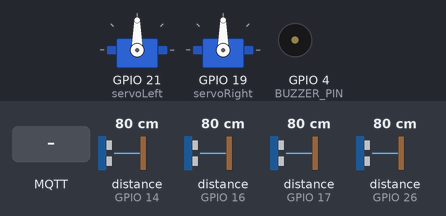
Bench run of a sketch on a simulated ESP32. Parts: 2 × servo, buzzer (waves = sounding, pin HIGH). Inputs (shaded band) come from the test bench; at power-on: distance to the obstacle (sensors on GPIO 14, GPIO 17, GPIO 16, GPIO 26) 80 cm. The echo pulse lasts 58.3 µs per cm; WiFi joins after 1.5 s; servers stay silent unless stated; no MQTT or app messages arrive unless stated; pins used as bus, display or sensor lines are not drawn; what the sketch prints to the serial monitor is not drawn.

Above: at 2.7 s.
2.8 s: MQTT message "on" arrives on the first subscribed topic
At 3.82 s:
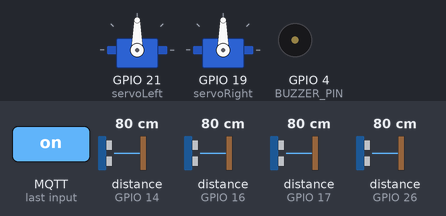
At 5.1 s:
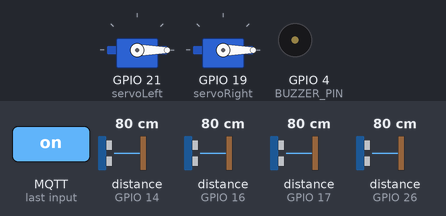
5.9 s: distance to the obstacle (sensor on GPIO 14) set to 2 cm
At 8.02 s:
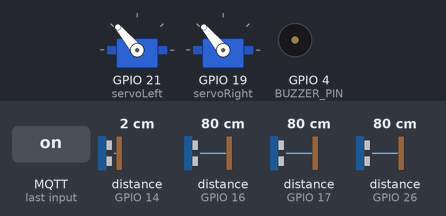
9.0 s: MQTT message "blade_on" arrives on the first subscribed topic
12.1 s: MQTT message "blade_off" arrives on the first subscribed topic
At 14.22 s:
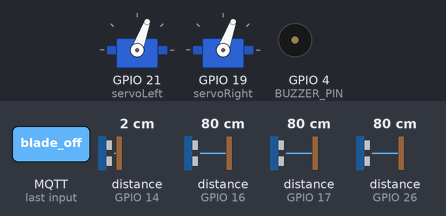
15.2 s: distance to the obstacle (sensor on GPIO 17) set to 2 cm
18.3 s: distance to the obstacle (sensor on GPIO 16) set to 2 cm
Timing chart, 0 to 22.4 s (numbered marks = the images above; inputs shaded):
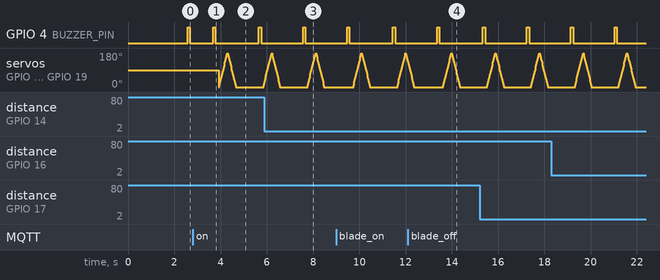

Measured:
- after the input at 2.8 s, GPIO 4 (BUZZER_PIN): LOW → HIGH after 2.9 s, → LOW 0.10 s later

The sketch:

sketch.ino
```cpp
// Dhruv Maradiya
// 29/03/2024

#include <Arduino.h>
#include <ESP32Servo.h>
#include <WiFi.h>
#include <PubSubClient.h>

#define TRIG_PIN_FRONT 12
#define ECHO_PIN_FRONT 14
#define TRIG_PIN_LEFT 27
#define ECHO_PIN_LEFT 26
#define TRIG_PIN_RIGHT 18
#define ECHO_PIN_RIGHT 17
#define TRIG_PIN_BACK 5
#define ECHO_PIN_BACK 16

#define DIST_THRESHOLD 20

#define BUZZER_PIN 4

Servo servoLeft;
Servo servoRight;

const char* ssid = "Wokwi-GUEST";
const char* password = "";
const char* mqttServer = "172.187.230.56";
const int mqttPort = 1883;
const char* mqttUser = "";
const char* mqttPassword = "";
const char* machineTopic = "cleaner/machine";

WiFiClient espClient;
PubSubClient client(espClient);

bool machineState = false;
bool bladeState = false;

void setup() {
  Serial.begin(9600);

  servoLeft.setPeriodHertz(50);
  servoRight.setPeriodHertz(50);

  servoLeft.attach(21, 1000, 2000);
  servoRight.attach(19, 1000, 2000);

  pinMode(TRIG_PIN_FRONT, OUTPUT);
  pinMode(ECHO_PIN_FRONT, INPUT);
  pinMode(TRIG_PIN_LEFT, OUTPUT);
  pinMode(ECHO_PIN_LEFT, INPUT);
  pinMode(TRIG_PIN_RIGHT, OUTPUT);
  pinMode(ECHO_PIN_RIGHT, INPUT);
  pinMode(TRIG_PIN_BACK, OUTPUT);
  pinMode(ECHO_PIN_BACK, INPUT);
  pinMode(BUZZER_PIN, OUTPUT);

  setup_wifi();
  client.setServer(mqttServer, mqttPort);
  client.setCallback(callback);
}

void setup_wifi() {
  delay(10);
  Serial.println();
  Serial.print("Connecting to ");
  Serial.println(ssid);

  WiFi.begin(ssid, password);

  while (WiFi.status() != WL_CONNECTED) {
    delay(500);
    Serial.print(".");
  }

  Serial.println("");
  Serial.println("WiFi connected");
  Serial.println("IP address: ");
  Serial.println(WiFi.localIP());
}

void callback(char* topic, byte* payload, unsigned int length) {
  Serial.println("Message arrived on topic:");
  Serial.print(topic);
  Serial.println();

  String message = "";
  for (int i = 0; i < length; i++) {
    message += (char)payload[i];
  }
  Serial.println("Message received:");
  Serial.println(message);

  if (strcmp(topic, machineTopic) == 0) {
    if (message == "on") {
      machineState = true;
      Serial.println("Machine turned ON");
    } else if (message == "off") {
      machineState = false;
      Serial.println("Machine turned OFF");
    } else if (message == "blade_on") {
      bladeState = true;
      Serial.println("Blade turned ON");
    } else if (message == "blade_off") {
      bladeState = false;
      Serial.println("Blade turned OFF");
    }
  }
}

void reconnect() {
  // Loop until we're reconnected
  while (!client.connected()) {
    Serial.print("Attempting MQTT connection...");
    // Attempt to connect
    if (client.connect("ESP32Client")) {
      Serial.println("connected");
      // Once connected, subscribe to the topics
      client.subscribe(machineTopic);
    } else {
      Serial.print("failed, rc=");
      Serial.print(client.state());
      Serial.println(" try again in 5 seconds");
      // Wait 5 seconds before retrying
      delay(5000);
    }
  }
}

void loop() {
  if (!client.connected()) {
    reconnect();
  }
  client.loop();

  if (machineState) {
    int distanceFront = getDistance(TRIG_PIN_FRONT, ECHO_PIN_FRONT);
    int distanceLeft = getDistance(TRIG_PIN_LEFT, ECHO_PIN_LEFT);
    int distanceRight = getDistance(TRIG_PIN_RIGHT, ECHO_PIN_RIGHT);
    int distanceBack = getDistance(TRIG_PIN_BACK, ECHO_PIN_BACK);

    Serial.print("Front distance: ");
    Serial.print(distanceFront);
    Serial.print(" cm, Left distance: ");
    Serial.print(distanceLeft);
    Serial.print(" cm, Right distance: ");
    Serial.print(distanceRight);
    Serial.print(" cm, Back distance: ");
    Serial.print(distanceBack);
    Serial.println(" cm");

    // Check if all sides have obstacles within 2 cm
    if (distanceFront <= 2 && distanceLeft <= 2 && distanceRight <= 2 && distanceBack <= 2) {
      Serial.println("Obstacles detected on all sides. Stopping machine.");
      machineState = false;
      moveStop(); // Add a function to stop the machine
      return; // Exit the loop to prevent further execution
    }

    if (distanceFront <= DIST_THRESHOLD) {
      if (distanceLeft > distanceRight) {
        Serial.println("Obstacle on the left, turning right");
        turnRight();
      } else {
        Serial.println("Obstacle on the right, turning left");
        turnLeft();
      }
    } else if (distanceBack <= DIST_THRESHOLD) {
      Serial.println("Obstacle behind, turning around");
      turnAround();
    } else {
      Serial.println("No obstacle detected. Moving forward.");
      moveForward();
    }

    // Control the blade if it's turned on
    if (bladeState) {
      // Blade operation logic here
    }

    // Continuous sweeping of both servos
    sweepServos();
  }

  delay(1000);

  digitalWrite(BUZZER_PIN, HIGH);
  delay(100); // Adjust the duration of the beep
  digitalWrite(BUZZER_PIN, LOW);
}

void moveStop() {
  servoLeft.write(90);
  servoRight.write(90);
}


int getDistance(int trigPin, int echoPin) {
  digitalWrite(trigPin, LOW);
  delayMicroseconds(2);
  digitalWrite(trigPin, HIGH);
  delayMicroseconds(10);
  digitalWrite(trigPin, LOW);

  long duration = pulseIn(echoPin, HIGH);
  int distance = duration * 0.034 / 2;

  // If the distance is out of range, return a large value
  if (distance <= 0 || distance > 400) {
    return 400; // Maximum sensor range is typically around 400 cm
  }

  return distance;
}

void moveForward() {
  servoLeft.write(90);
  servoRight.write(90);
}

void turnLeft() {
  servoLeft.write(0);
  servoRight.write(180);
}

void turnRight() {
  servoLeft.write(180);
  servoRight.write(0);
}

void turnAround() {
  servoLeft.write(180);
  servoRight.write(180);
}

void sweepServos() {
  for (int pos = 0; pos <= 180; pos += 1) {
    servoLeft.write(pos);
    servoRight.write(pos);
    delay(2);
  }
  for (int pos = 180; pos >= 0; pos -= 1) {
    servoLeft.write(pos);
    servoRight.write(pos);
    delay(2);
  }
}
```
